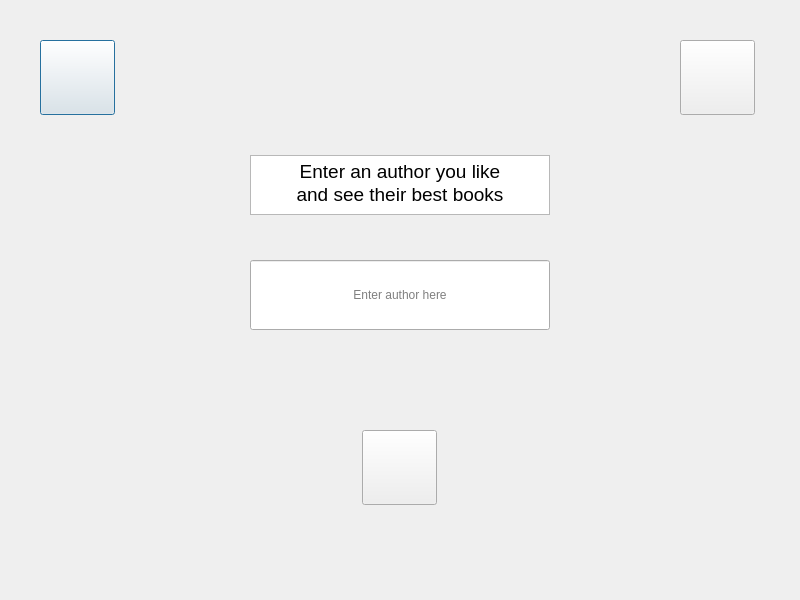
<?xml version="1.0" encoding="UTF-8"?>
<ui version="4.0">
 <class>Dialog</class>
 <widget class="QDialog" name="Dialog">
  <property name="geometry">
   <rect>
    <x>0</x>
    <y>0</y>
    <width>800</width>
    <height>600</height>
   </rect>
  </property>
  <property name="windowTitle">
   <string>Dialog</string>
  </property>
  <widget class="QPushButton" name="SAuthorHelpBtn">
   <property name="geometry">
    <rect>
     <x>40</x>
     <y>40</y>
     <width>75</width>
     <height>75</height>
    </rect>
   </property>
   <property name="text">
    <string/>
   </property>
   <property name="icon">
    <iconset>
     <normaloff>images/QuestionMark.png</normaloff>images/QuestionMark.png</iconset>
   </property>
   <property name="iconSize">
    <size>
     <width>48</width>
     <height>48</height>
    </size>
   </property>
  </widget>
  <widget class="QPushButton" name="SAuthorHomeBtn">
   <property name="geometry">
    <rect>
     <x>680</x>
     <y>40</y>
     <width>75</width>
     <height>75</height>
    </rect>
   </property>
   <property name="text">
    <string/>
   </property>
   <property name="icon">
    <iconset>
     <normaloff>images/home.png</normaloff>images/home.png</iconset>
   </property>
   <property name="iconSize">
    <size>
     <width>48</width>
     <height>48</height>
    </size>
   </property>
  </widget>
  <widget class="QTextBrowser" name="SAuthorTitleMsg">
   <property name="geometry">
    <rect>
     <x>250</x>
     <y>155</y>
     <width>300</width>
     <height>60</height>
    </rect>
   </property>
   <property name="html">
    <string>&lt;!DOCTYPE HTML PUBLIC &quot;-//W3C//DTD HTML 4.0//EN&quot; &quot;http://www.w3.org/TR/REC-html40/strict.dtd&quot;&gt;
&lt;html&gt;&lt;head&gt;&lt;meta name=&quot;qrichtext&quot; content=&quot;1&quot; /&gt;&lt;style type=&quot;text/css&quot;&gt;
p, li { white-space: pre-wrap; }
&lt;/style&gt;&lt;/head&gt;&lt;body style=&quot; font-family:'MS Shell Dlg 2'; font-size:8.25pt; font-weight:400; font-style:normal;&quot;&gt;
&lt;p align=&quot;center&quot; style=&quot; margin-top:0px; margin-bottom:0px; margin-left:0px; margin-right:0px; -qt-block-indent:0; text-indent:0px;&quot;&gt;&lt;span style=&quot; font-size:14pt;&quot;&gt;Enter an author you like&lt;/span&gt;&lt;/p&gt;
&lt;p align=&quot;center&quot; style=&quot; margin-top:0px; margin-bottom:0px; margin-left:0px; margin-right:0px; -qt-block-indent:0; text-indent:0px;&quot;&gt;&lt;span style=&quot; font-size:14pt;&quot;&gt;and see their best books&lt;/span&gt;&lt;/p&gt;&lt;/body&gt;&lt;/html&gt;</string>
   </property>
  </widget>
  <widget class="QLineEdit" name="AuthorSearchBox">
   <property name="geometry">
    <rect>
     <x>250</x>
     <y>260</y>
     <width>300</width>
     <height>70</height>
    </rect>
   </property>
   <property name="alignment">
    <set>Qt::AlignCenter</set>
   </property>
   <property name="placeholderText">
    <string>Enter author here</string>
   </property>
   <property name="clearButtonEnabled">
    <bool>true</bool>
   </property>
  </widget>
  <widget class="QPushButton" name="AuthorSearchBtn">
   <property name="geometry">
    <rect>
     <x>362</x>
     <y>430</y>
     <width>75</width>
     <height>75</height>
    </rect>
   </property>
   <property name="text">
    <string/>
   </property>
   <property name="icon">
    <iconset>
     <normaloff>images/search.png</normaloff>images/search.png</iconset>
   </property>
   <property name="iconSize">
    <size>
     <width>48</width>
     <height>48</height>
    </size>
   </property>
  </widget>
 </widget>
 <resources/>
 <connections/>
</ui>
